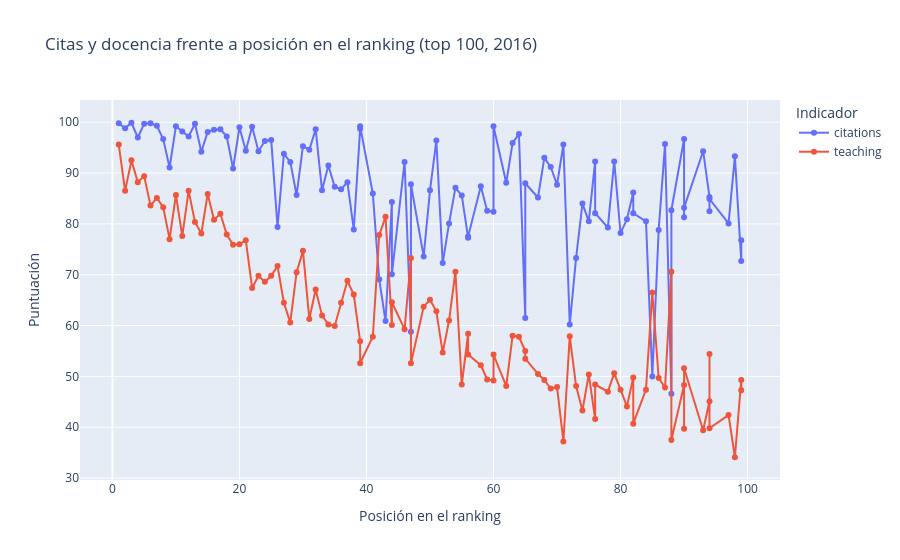

The cell this chart's notebook holds for it:
### Markdown cell above
## 2. Gráficos de líneas

[Documentación](https://plotly.com/python/line-charts/)

Puntuación en citas y en docencia frente a la posición en el ranking de las 100 primeras universidades de 2016. Pasando una lista de columnas a `y` obtenemos una línea por columna, y con `hover_name` indicamos qué se muestra al pasar el ratón:

### Code cell
fig = px.line(top100_2016,
              x="world_rank",
              y=["citations", "teaching"],
              hover_name="university_name",
              markers=True,
              title="Citas y docencia frente a posición en el ranking (top 100, 2016)",
              labels={"world_rank": "Posición en el ranking", "value": "Puntuación", "variable": "Indicador"})
fig.show()

### Figure 1 — Plotly figure (JSON) as saved in the notebook; plotly's stock layout.template omitted (floating-point values rounded to 4 significant figures)
{"data": [{"hovertemplate": "<b>%{hovertext}</b><br><br>Indicador=citations<br>Posición en el ranking=%{x}<br>Puntuación=%{y}<extra></extra>", "hovertext": ["California Institute of Technology", "University of Oxford", "Stanford University", "University of Cambridge", "Massachusetts Institute of Technology", "Harvard University", "Princeton University", "Imperial College London", "ETH Zurich – Swiss Federal Institute of Technology Zurich", "University of Chicago", "Johns Hopkins University", "Yale University", "University of California, Berkeley", "University College London", "Columbia University", "University of California, Los Angeles", "University of Pennsylvania", "Cornell University", "University of Toronto", "Duke University", "University of Michigan", "Carnegie Mellon University", "London School of Economics and Political Science", "University of Edinburgh", "Northwestern University", "National University of Singapore", "King’s College London", "Karolinska Institute", "LMU Munich", "New York University", "École Polytechnique Fédérale de Lausanne", "University of Washington", "University of Melbourne", "University of British Columbia", "KU Leuven", "University of Illinois at Urbana-Champaign", "Heidelberg University", "McGill University", "University of California, San Diego", "University of California, Santa Barbara", "Georgia Institute of Technology", "Peking University", "University of Tokyo", "University of California, Davis", "University of Hong Kong", "University of Texas at Austin", "Tsinghua University", "Wageningen University and Research Center", "Humboldt University of Berlin", "University of Wisconsin-Madison", "Brown University", "Australian National University", "Technical University of Munich", "École Normale Supérieure", "Nanyang Technological University", "University of Manchester", "University of Sydney", "University of Amsterdam", "Hong Kong University of Science and Technology", "The University of Queensland", "Washington University in St Louis", "Utrecht University", "University of North Carolina at Chapel Hill", "Boston University", "Delft University of Technology", "University of Minnesota", "Leiden University", "University of Southern California", "University of Bristol", "Durham University", "Erasmus University Rotterdam", "Free University of Berlin", "Monash University", "University of Groningen", "Pennsylvania State University", "University of Glasgow", "University of Helsinki", "University of Tübingen", "University of Pittsburgh", "University of Warwick", "Uppsala University", "University of Copenhagen", "University of New South Wales", "University of Freiburg", "Seoul National University", "University of St Andrews", "Vanderbilt University", "Kyoto University", "Maastricht University", "Emory University", "Lund University", "Ohio State University", "University of Exeter", "University of Bonn", "Georgetown University", "McMaster University", "University of Sheffield", "Queen Mary University of London", "University of Göttingen", "Michigan State University"], "legendgroup": "citations", "line": {"color": "#636efa", "dash": "solid"}, "marker": {"symbol": "circle"}, "mode": "lines+markers", "name": "citations", "orientation": "v", "showlegend": true, "type": "scatter", "x": [1.0, 2.0, 3.0, 4.0, 5.0, 6.0, 7.0, 8.0, 9.0, 10.0, 11.0, 12.0, 13.0, 14.0, 15.0, 16.0, 17.0, 18.0, 19.0, 20.0, 21.0, 22.0, 23.0, 24.0, 25.0, 26.0, 27.0, 28.0, 29.0, 30.0, 31.0, 32.0, 33.0, 34.0, 35.0, 36.0, 37.0, 38.0, 39.0, 39.0, 41.0, 42.0, 43.0, 44.0, 44.0, 46.0, 47.0, 47.0, 49.0, 50.0, 51.0, 52.0, 53.0, 54.0, 55.0, 56.0, 56.0, 58.0, 59.0, 60.0, 60.0, 62.0, 63.0, 64.0, 65.0, 65.0, 67.0, 68.0, 69.0, 70.0, 71.0, 72.0, 73.0, 74.0, 75.0, 76.0, 76.0, 78.0, 79.0, 80.0, 81.0, 82.0, 82.0, 84.0, 85.0, 86.0, 87.0, 88.0, 88.0, 90.0, 90.0, 90.0, 93.0, 94.0, 94.0, 94.0, 97.0, 98.0, 99.0, 99.0], "xaxis": "x", "y": [99.8, 98.8, 99.9, 97.0, 99.7, 99.8, 99.3, 96.7, 91.1, 99.2, 98.2, 97.2, 99.7, 94.2, 98.1, 98.5, 98.6, 97.2, 90.9, 99.0, 94.4, 99.1, 94.3, 96.3, 96.5, 79.4, 93.8, 92.2, 85.7, 95.3, 94.6, 98.6, 86.6, 91.5, 87.3, 86.8, 88.2, 78.9, 98.7, 99.2, 86.0, 69.1, 60.9, 84.3, 70.1, 92.2, 58.8, 87.8, 73.6, 86.6, 96.4, 72.3, 80.1, 87.1, 85.6, 77.3, 77.5, 87.4, 82.6, 82.4, 99.2, 88.1, 95.9, 97.7, 61.5, 88.0, 85.2, 93.0, 91.2, 87.7, 95.6, 60.2, 73.3, 84.0, 80.5, 92.3, 82.1, 79.3, 92.3, 78.2, 80.9, 86.2, 82.1, 80.5, 50.0, 78.8, 95.7, 46.6, 82.7, 96.7, 81.3, 83.2, 94.3, 85.3, 82.5, 84.9, 80.1, 93.3, 72.7, 76.8], "yaxis": "y"}, {"hovertemplate": "<b>%{hovertext}</b><br><br>Indicador=teaching<br>Posición en el ranking=%{x}<br>Puntuación=%{y}<extra></extra>", "hovertext": ["California Institute of Technology", "University of Oxford", "Stanford University", "University of Cambridge", "Massachusetts Institute of Technology", "Harvard University", "Princeton University", "Imperial College London", "ETH Zurich – Swiss Federal Institute of Technology Zurich", "University of Chicago", "Johns Hopkins University", "Yale University", "University of California, Berkeley", "University College London", "Columbia University", "University of California, Los Angeles", "University of Pennsylvania", "Cornell University", "University of Toronto", "Duke University", "University of Michigan", "Carnegie Mellon University", "London School of Economics and Political Science", "University of Edinburgh", "Northwestern University", "National University of Singapore", "King’s College London", "Karolinska Institute", "LMU Munich", "New York University", "École Polytechnique Fédérale de Lausanne", "University of Washington", "University of Melbourne", "University of British Columbia", "KU Leuven", "University of Illinois at Urbana-Champaign", "Heidelberg University", "McGill University", "University of California, San Diego", "University of California, Santa Barbara", "Georgia Institute of Technology", "Peking University", "University of Tokyo", "University of California, Davis", "University of Hong Kong", "University of Texas at Austin", "Tsinghua University", "Wageningen University and Research Center", "Humboldt University of Berlin", "University of Wisconsin-Madison", "Brown University", "Australian National University", "Technical University of Munich", "École Normale Supérieure", "Nanyang Technological University", "University of Manchester", "University of Sydney", "University of Amsterdam", "Hong Kong University of Science and Technology", "The University of Queensland", "Washington University in St Louis", "Utrecht University", "University of North Carolina at Chapel Hill", "Boston University", "Delft University of Technology", "University of Minnesota", "Leiden University", "University of Southern California", "University of Bristol", "Durham University", "Erasmus University Rotterdam", "Free University of Berlin", "Monash University", "University of Groningen", "Pennsylvania State University", "University of Glasgow", "University of Helsinki", "University of Tübingen", "University of Pittsburgh", "University of Warwick", "Uppsala University", "University of Copenhagen", "University of New South Wales", "University of Freiburg", "Seoul National University", "University of St Andrews", "Vanderbilt University", "Kyoto University", "Maastricht University", "Emory University", "Lund University", "Ohio State University", "University of Exeter", "University of Bonn", "Georgetown University", "McMaster University", "University of Sheffield", "Queen Mary University of London", "University of Göttingen", "Michigan State University"], "legendgroup": "teaching", "line": {"color": "#EF553B", "dash": "solid"}, "marker": {"symbol": "circle"}, "mode": "lines+markers", "name": "teaching", "orientation": "v", "showlegend": true, "type": "scatter", "x": [1.0, 2.0, 3.0, 4.0, 5.0, 6.0, 7.0, 8.0, 9.0, 10.0, 11.0, 12.0, 13.0, 14.0, 15.0, 16.0, 17.0, 18.0, 19.0, 20.0, 21.0, 22.0, 23.0, 24.0, 25.0, 26.0, 27.0, 28.0, 29.0, 30.0, 31.0, 32.0, 33.0, 34.0, 35.0, 36.0, 37.0, 38.0, 39.0, 39.0, 41.0, 42.0, 43.0, 44.0, 44.0, 46.0, 47.0, 47.0, 49.0, 50.0, 51.0, 52.0, 53.0, 54.0, 55.0, 56.0, 56.0, 58.0, 59.0, 60.0, 60.0, 62.0, 63.0, 64.0, 65.0, 65.0, 67.0, 68.0, 69.0, 70.0, 71.0, 72.0, 73.0, 74.0, 75.0, 76.0, 76.0, 78.0, 79.0, 80.0, 81.0, 82.0, 82.0, 84.0, 85.0, 86.0, 87.0, 88.0, 88.0, 90.0, 90.0, 90.0, 93.0, 94.0, 94.0, 94.0, 97.0, 98.0, 99.0, 99.0], "xaxis": "x", "y": [95.6, 86.5, 92.5, 88.2, 89.4, 83.6, 85.1, 83.3, 77.0, 85.7, 77.6, 86.5, 80.4, 78.1, 85.9, 80.8, 82.0, 77.9, 75.9, 76.0, 76.8, 67.4, 69.8, 68.6, 69.8, 71.7, 64.5, 60.6, 70.5, 74.7, 61.3, 67.1, 62.0, 60.2, 59.9, 64.5, 68.8, 66.1, 56.9, 52.6, 57.8, 77.8, 81.4, 60.1, 64.6, 59.3, 73.3, 52.6, 63.7, 65.1, 62.8, 54.7, 61.0, 70.6, 48.4, 58.4, 54.3, 52.2, 49.4, 49.2, 54.3, 48.1, 58.0, 57.8, 55.0, 53.5, 50.5, 49.3, 47.6, 47.9, 37.2, 57.9, 48.1, 43.3, 50.4, 41.6, 48.4, 47.0, 50.6, 47.4, 44.1, 49.8, 40.7, 47.4, 66.5, 49.7, 47.8, 70.6, 37.5, 48.3, 39.7, 51.6, 39.4, 45.1, 54.4, 39.8, 42.4, 34.1, 49.3, 47.3], "yaxis": "y"}], "layout": {"legend": {"title": {"text": "Indicador"}, "tracegroupgap": 0}, "title": {"text": "Citas y docencia frente a posición en el ranking (top 100, 2016)"}, "xaxis": {"anchor": "y", "domain": [0.0, 1.0], "title": {"text": "Posición en el ranking"}}, "yaxis": {"anchor": "x", "domain": [0.0, 1.0], "title": {"text": "Puntuación"}}}}
